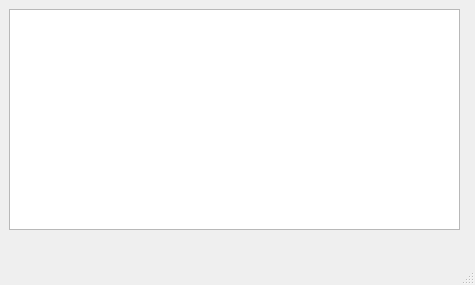
<?xml version="1.0" encoding="UTF-8"?>
<ui version="4.0">
 <class>MainWindow</class>
 <widget class="QMainWindow" name="MainWindow">
  <property name="geometry">
   <rect>
    <x>0</x>
    <y>0</y>
    <width>475</width>
    <height>285</height>
   </rect>
  </property>
  <property name="windowTitle">
   <string>MainWindow</string>
  </property>
  <widget class="QWidget" name="centralwidget">
   <widget class="QWidget" name="verticalLayoutWidget">
    <property name="geometry">
     <rect>
      <x>9</x>
      <y>9</y>
      <width>451</width>
      <height>221</height>
     </rect>
    </property>
    <layout class="QVBoxLayout" name="verticalLayout">
     <item>
      <widget class="QListView" name="listView"/>
     </item>
    </layout>
   </widget>
  </widget>
  <widget class="QMenuBar" name="menubar">
   <property name="geometry">
    <rect>
     <x>0</x>
     <y>0</y>
     <width>475</width>
     <height>21</height>
    </rect>
   </property>
  </widget>
  <widget class="QStatusBar" name="statusbar"/>
 </widget>
 <resources/>
 <connections/>
</ui>
